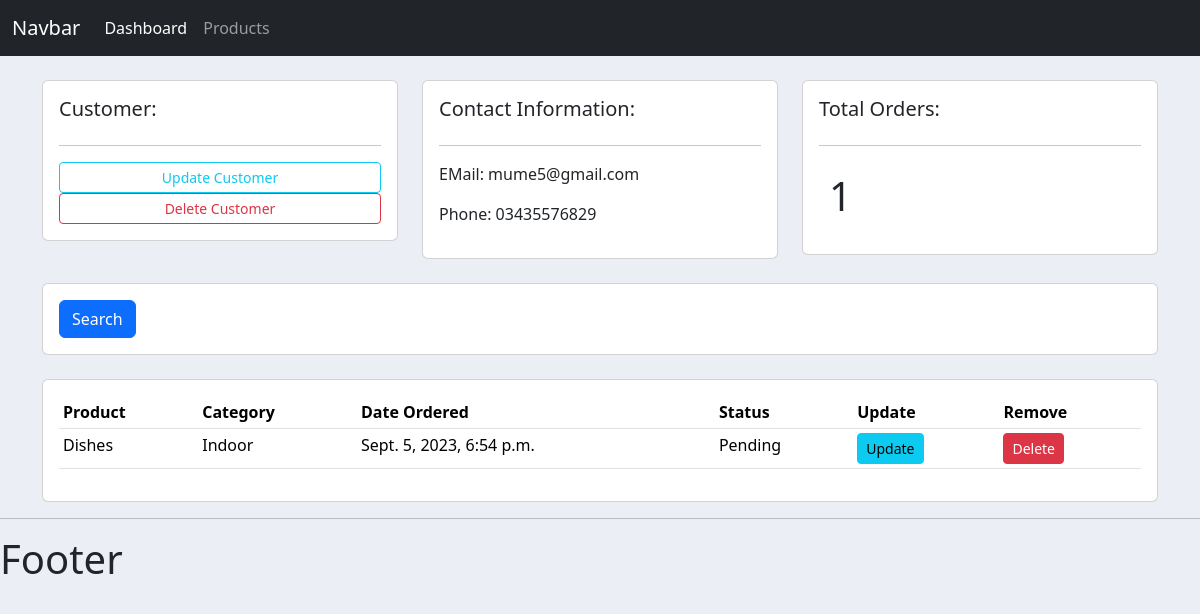
Before: /customer/1/ with the older database file.
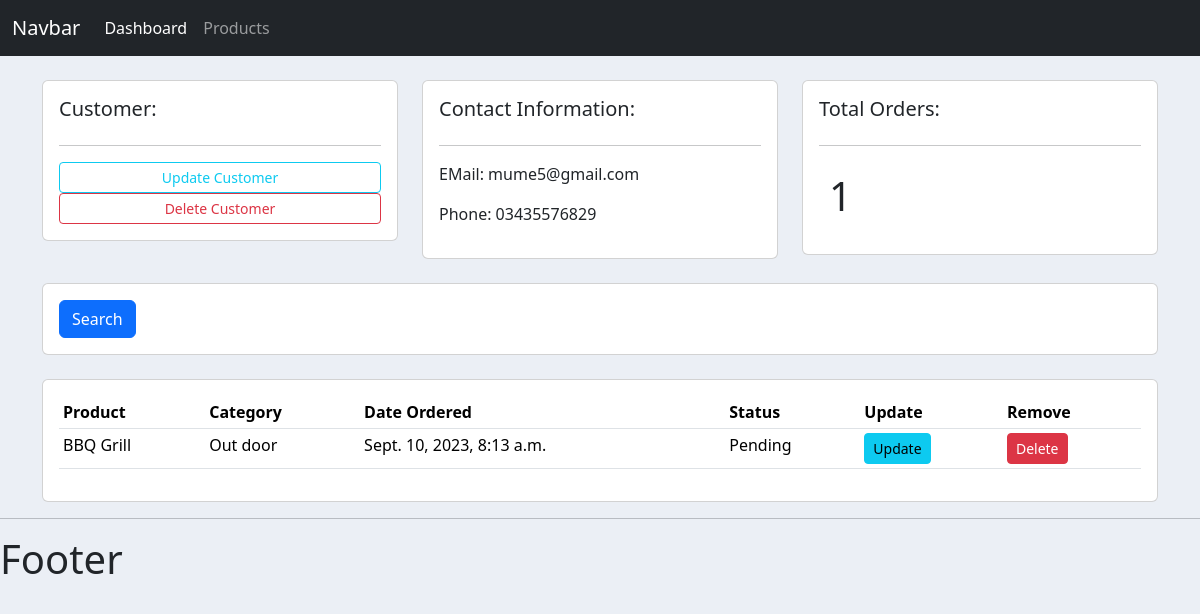
After: the same page with the newer database file.
### accounts/models.py (models this page shows, shortened)
class Order(models.Model):
    STATUS = (
        ('Pending', 'Pending'),
        ('Out for delivery', 'Out for delivery'),
        ('Delivered', 'Delivered')
    )
    customer = models.ForeignKey(Customer, null=True, on_delete=models.SET_NULL)
    product = models.ForeignKey(Product, null=True, on_delete=models.SET_NULL)
    date_created = models.DateTimeField(auto_now_add=True, null=True)
    status = models.CharField(max_length=200, null=True, choices=STATUS)

class Product(models.Model):
    CATEGORY = (
        ('Indoor', 'Indoor'),
        ('Out door', 'Out door'),
    )
    name = models.CharField(max_length=200, null=True)
    price = models.FloatField(null=True)
    category = models.CharField(max_length=200, null=True, choices=CATEGORY)
    description = models.CharField(max_length=200, null=True, blank=True)
    date_created = models.DateTimeField(auto_now_add=True, null=True)
    tags = models.ManyToManyField(Tag)
    def __str__(self):
        return self.name

### accounts/views.py (the view)
# urls.py: path('customer/<str:pk_test>/', views.customer, name='customer'),
def customer(request, pk_test):
     customer = Customer.objects.get(id=pk_test)
     orders = customer.order_set.all()
     order_count = orders.count()
     context = {'customer': customer,
                'orders':orders,
                'order_count':order_count}
     return render(request, 'accounts/customer.html', context)

### accounts/templates/accounts/customer.html
{% extends 'accounts/main.html' %}
{% block content%}
<br>
<div class="container">
<div class="row">
    <div class="col-md">
        <div class="card card-body">
            <h5>Customer:</h5>
            <hr>
            <a class="btn btn-outline-info btn-sm btn-block" href="">Update Customer</a>
            <a class="btn btn-outline-danger btn-sm btn-block" href="">Delete Customer</a>
        </div>
    </div>
    <div class="col-md">
        <div class="card card-body">
            <h5>Contact Information:</h5>
            <hr>
            <p>EMail: {{customer.email}}</p>
            <p>Phone: {{customer.phone}}</p>
        </div>
    </div>
    <div class="col-md">
        <div class="card card-body">
            <h5>Total Orders:</h5>
            <hr>
            <h1 style="align-items: center; padding: 10px;">{{order_count}}</h1>
        </div>
    </div>
</div>
<br>
<div class="row">
    <div class="col">
        <div class="card card-body">
            <form method="get">
                <button class="btn btn-primary" type="submit">Search</button>
            </form>
        </div>
    </div>
</div>
<br>
<div class="row">
    <div class="col-md">
        <div class="card card-body">
            <table class="table table-sm">
                <tr>
                    <th>Product</th>
                    <th>Category</th>
                    <th>Date Ordered</th>
                    <th>Status</th>
                    <th>Update</th>
                    <th>Remove</th>
                </tr>
                {% for order in orders %}
                <tr>
                   <td>{{order.product}}</td>
                   <td>{{order.product.category}}</td>
                   <td>{{order.date_created}}</td>
                   <td>{{order.status}}</td>
                   <td><a class="btn btn-sm btn-info" href="{% url 'update_order' order.id%}">Update</a></td>
                    <td><a class="btn btn-sm btn-danger" href="{% url 'delete_order' order.id%}">Delete</a></td>
                </tr>
                {% endfor %}
            </table>
        </div>
    </div>
</div>
</div>
{% endblock %}

Changed rows visible on the page:
removed Order: product "Dishes", product.category "Indoor", date_created "Sept. 5, 2023, 6:54 p.m.", status "Pending"
added Order: product "BBQ Grill", product.category "Out door", date_created "Sept. 10, 2023, 8:13 a.m.", status "Pending"
